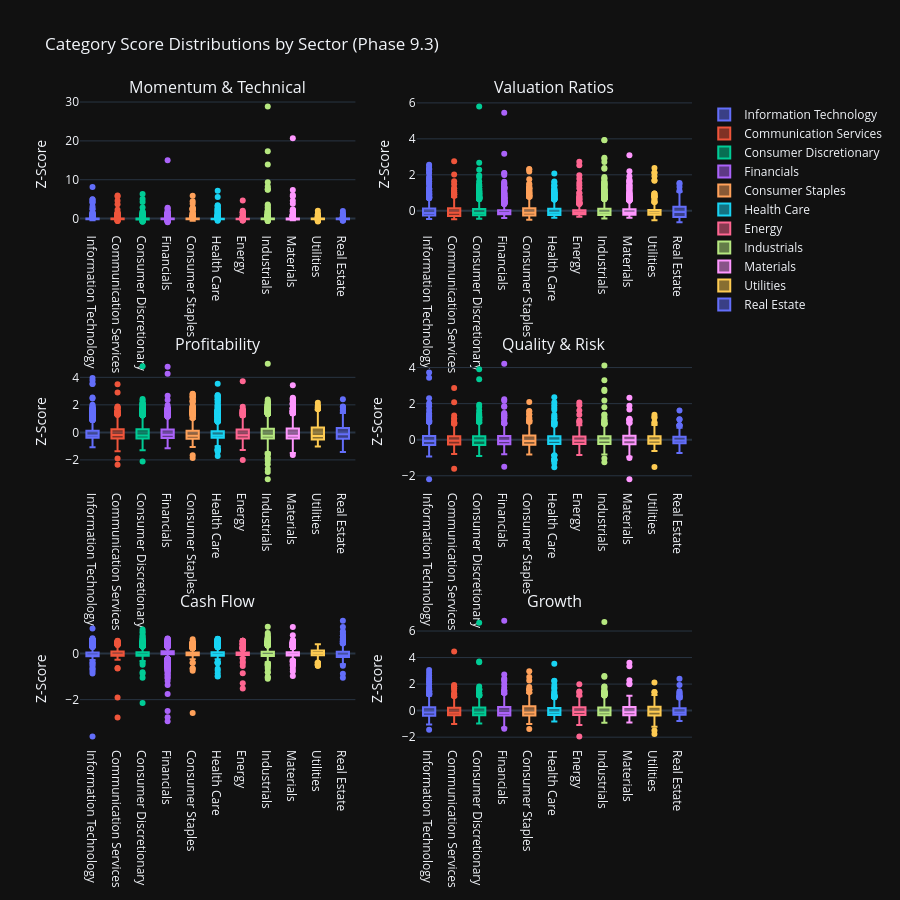

Notebook code cell kept with this figure:
### Code cell
# Visualization 4: Category Distribution Box Plots
print("\n📊 Category Distribution Box Plots:")

# Create box plots for each category showing distribution across sectors
if 'category_score_matrix' in locals() and not category_score_matrix.empty:
    # Add sector information to category scores
    category_scores_with_sector = category_score_matrix.copy()
    category_scores_with_sector['sector'] = all_stocks_scaled['sector'].values

    # Create subplot grid for all categories
    from plotly.subplots import make_subplots
    import math

    categories = [col for col in category_score_matrix.columns]
    n_categories = len(categories)
    n_cols = 2
    n_rows = math.ceil(n_categories / n_cols)

    fig_box = make_subplots(
            rows=n_rows,
            cols=n_cols,
            subplot_titles=categories,
            vertical_spacing=0.2,
            horizontal_spacing=0.1
            )

    for idx, category in enumerate(categories):
        row = idx // n_cols + 1
        col = idx % n_cols + 1

        # Create box plot data for this category
        for sector in category_scores_with_sector['sector'].unique():
            if pd.notna(sector):
                sector_data = category_scores_with_sector[
                    category_scores_with_sector['sector'] == sector
                    ][category].dropna()

                fig_box.add_trace(
                        go.Box(
                                y=sector_data,
                                name=sector,
                                showlegend=(idx == 0),  # Only show legend for first subplot
                                marker_color=px.colors.qualitative.Plotly[
                                    list(category_scores_with_sector['sector'].unique()).index(sector) % 10
                                    ]
                                ),
                        row=row,
                        col=col
                        )

    fig_box.update_layout(
            title_text="Category Score Distributions by Sector (Phase 9.3)",
            height=300 * n_rows,
            showlegend=True
            )

    fig_box.update_yaxes(title_text="Z-Score")

    fig_box.show()
    output_path = eda_output_dir / "phase93_category_distributions_boxplots.html"
    fig_box.write_html(output_path)

    print(f"\n✓ Category distribution box plots complete")
    print(f"  Categories visualized: {n_categories}")
    print(f"  Grid layout: {n_rows}×{n_cols}")
    print(f"  Output: {output_path}")

    # Identify categories with highest variance
    category_variances = category_score_matrix.var().sort_values(ascending=False)
    print(f"\n  📊 Categories with Highest Variance:")
    for category, variance in category_variances.head(5).items():
        print(f"    {category}: {variance:.2f}")
else:
    print("  ⚠️ No category score data available for box plots")

### Figure 1 — Plotly figure (JSON) as saved in the notebook; plotly's stock layout.template omitted (floating-point values rounded to 4 significant figures; data arrays with more than 128 entries replaced by an {"elided": "..."} marker saying what was removed)
{"data": [{"marker": {"color": "#636EFA"}, "name": "Information Technology", "showlegend": true, "y": {"elided": "852 float values"}, "type": "box", "xaxis": "x", "yaxis": "y"}, {"marker": {"color": "#EF553B"}, "name": "Communication Services", "showlegend": true, "y": {"elided": "336 float values"}, "type": "box", "xaxis": "x", "yaxis": "y"}, {"marker": {"color": "#00CC96"}, "name": "Consumer Discretionary", "showlegend": true, "y": {"elided": "819 float values"}, "type": "box", "xaxis": "x", "yaxis": "y"}, {"marker": {"color": "#AB63FA"}, "name": "Financials", "showlegend": true, "y": {"elided": "963 float values"}, "type": "box", "xaxis": "x", "yaxis": "y"}, {"marker": {"color": "#FFA15A"}, "name": "Consumer Staples", "showlegend": true, "y": {"elided": "511 float values"}, "type": "box", "xaxis": "x", "yaxis": "y"}, {"marker": {"color": "#19D3F3"}, "name": "Health Care", "showlegend": true, "y": {"elided": "722 float values"}, "type": "box", "xaxis": "x", "yaxis": "y"}, {"marker": {"color": "#FF6692"}, "name": "Energy", "showlegend": true, "y": {"elided": "291 float values"}, "type": "box", "xaxis": "x", "yaxis": "y"}, {"marker": {"color": "#B6E880"}, "name": "Industrials", "showlegend": true, "y": {"elided": "1338 float values"}, "type": "box", "xaxis": "x", "yaxis": "y"}, {"marker": {"color": "#FF97FF"}, "name": "Materials", "showlegend": true, "y": {"elided": "640 float values"}, "type": "box", "xaxis": "x", "yaxis": "y"}, {"marker": {"color": "#FECB52"}, "name": "Utilities", "showlegend": true, "y": {"elided": "247 float values"}, "type": "box", "xaxis": "x", "yaxis": "y"}, {"marker": {"color": "#636EFA"}, "name": "Real Estate", "showlegend": true, "y": {"elided": "223 float values"}, "type": "box", "xaxis": "x", "yaxis": "y"}, {"marker": {"color": "#636EFA"}, "name": "Information Technology", "showlegend": false, "y": {"elided": "852 float values"}, "type": "box", "xaxis": "x2", "yaxis": "y2"}, {"marker": {"color": "#EF553B"}, "name": "Communication Services", "showlegend": false, "y": {"elided": "336 float values"}, "type": "box", "xaxis": "x2", "yaxis": "y2"}, {"marker": {"color": "#00CC96"}, "name": "Consumer Discretionary", "showlegend": false, "y": {"elided": "819 float values"}, "type": "box", "xaxis": "x2", "yaxis": "y2"}, {"marker": {"color": "#AB63FA"}, "name": "Financials", "showlegend": false, "y": {"elided": "963 float values"}, "type": "box", "xaxis": "x2", "yaxis": "y2"}, {"marker": {"color": "#FFA15A"}, "name": "Consumer Staples", "showlegend": false, "y": {"elided": "511 float values"}, "type": "box", "xaxis": "x2", "yaxis": "y2"}, {"marker": {"color": "#19D3F3"}, "name": "Health Care", "showlegend": false, "y": {"elided": "722 float values"}, "type": "box", "xaxis": "x2", "yaxis": "y2"}, {"marker": {"color": "#FF6692"}, "name": "Energy", "showlegend": false, "y": {"elided": "291 float values"}, "type": "box", "xaxis": "x2", "yaxis": "y2"}, {"marker": {"color": "#B6E880"}, "name": "Industrials", "showlegend": false, "y": {"elided": "1338 float values"}, "type": "box", "xaxis": "x2", "yaxis": "y2"}, {"marker": {"color": "#FF97FF"}, "name": "Materials", "showlegend": false, "y": {"elided": "640 float values"}, "type": "box", "xaxis": "x2", "yaxis": "y2"}, {"marker": {"color": "#FECB52"}, "name": "Utilities", "showlegend": false, "y": {"elided": "247 float values"}, "type": "box", "xaxis": "x2", "yaxis": "y2"}, {"marker": {"color": "#636EFA"}, "name": "Real Estate", "showlegend": false, "y": {"elided": "223 float values"}, "type": "box", "xaxis": "x2", "yaxis": "y2"}, {"marker": {"color": "#636EFA"}, "name": "Information Technology", "showlegend": false, "y": {"elided": "852 float values"}, "type": "box", "xaxis": "x3", "yaxis": "y3"}, {"marker": {"color": "#EF553B"}, "name": "Communication Services", "showlegend": false, "y": {"elided": "336 float values"}, "type": "box", "xaxis": "x3", "yaxis": "y3"}, {"marker": {"color": "#00CC96"}, "name": "Consumer Discretionary", "showlegend": false, "y": {"elided": "819 float values"}, "type": "box", "xaxis": "x3", "yaxis": "y3"}, {"marker": {"color": "#AB63FA"}, "name": "Financials", "showlegend": false, "y": {"elided": "963 float values"}, "type": "box", "xaxis": "x3", "yaxis": "y3"}, {"marker": {"color": "#FFA15A"}, "name": "Consumer Staples", "showlegend": false, "y": {"elided": "511 float values"}, "type": "box", "xaxis": "x3", "yaxis": "y3"}, {"marker": {"color": "#19D3F3"}, "name": "Health Care", "showlegend": false, "y": {"elided": "722 float values"}, "type": "box", "xaxis": "x3", "yaxis": "y3"}, {"marker": {"color": "#FF6692"}, "name": "Energy", "showlegend": false, "y": {"elided": "291 float values"}, "type": "box", "xaxis": "x3", "yaxis": "y3"}, {"marker": {"color": "#B6E880"}, "name": "Industrials", "showlegend": false, "y": {"elided": "1338 float values"}, "type": "box", "xaxis": "x3", "yaxis": "y3"}, {"marker": {"color": "#FF97FF"}, "name": "Materials", "showlegend": false, "y": {"elided": "640 float values"}, "type": "box", "xaxis": "x3", "yaxis": "y3"}, {"marker": {"color": "#FECB52"}, "name": "Utilities", "showlegend": false, "y": {"elided": "247 float values"}, "type": "box", "xaxis": "x3", "yaxis": "y3"}, {"marker": {"color": "#636EFA"}, "name": "Real Estate", "showlegend": false, "y": {"elided": "223 float values"}, "type": "box", "xaxis": "x3", "yaxis": "y3"}, {"marker": {"color": "#636EFA"}, "name": "Information Technology", "showlegend": false, "y": {"elided": "852 float values"}, "type": "box", "xaxis": "x4", "yaxis": "y4"}, {"marker": {"color": "#EF553B"}, "name": "Communication Services", "showlegend": false, "y": {"elided": "336 float values"}, "type": "box", "xaxis": "x4", "yaxis": "y4"}, {"marker": {"color": "#00CC96"}, "name": "Consumer Discretionary", "showlegend": false, "y": {"elided": "819 float values"}, "type": "box", "xaxis": "x4", "yaxis": "y4"}, {"marker": {"color": "#AB63FA"}, "name": "Financials", "showlegend": false, "y": {"elided": "963 float values"}, "type": "box", "xaxis": "x4", "yaxis": "y4"}, {"marker": {"color": "#FFA15A"}, "name": "Consumer Staples", "showlegend": false, "y": {"elided": "511 float values"}, "type": "box", "xaxis": "x4", "yaxis": "y4"}, {"marker": {"color": "#19D3F3"}, "name": "Health Care", "showlegend": false, "y": {"elided": "722 float values"}, "type": "box", "xaxis": "x4", "yaxis": "y4"}, {"marker": {"color": "#FF6692"}, "name": "Energy", "showlegend": false, "y": {"elided": "291 float values"}, "type": "box", "xaxis": "x4", "yaxis": "y4"}, {"marker": {"color": "#B6E880"}, "name": "Industrials", "showlegend": false, "y": {"elided": "1338 float values"}, "type": "box", "xaxis": "x4", "yaxis": "y4"}, {"marker": {"color": "#FF97FF"}, "name": "Materials", "showlegend": false, "y": {"elided": "640 float values"}, "type": "box", "xaxis": "x4", "yaxis": "y4"}, {"marker": {"color": "#FECB52"}, "name": "Utilities", "showlegend": false, "y": {"elided": "247 float values"}, "type": "box", "xaxis": "x4", "yaxis": "y4"}, {"marker": {"color": "#636EFA"}, "name": "Real Estate", "showlegend": false, "y": {"elided": "223 float values"}, "type": "box", "xaxis": "x4", "yaxis": "y4"}, {"marker": {"color": "#636EFA"}, "name": "Information Technology", "showlegend": false, "y": {"elided": "852 float values"}, "type": "box", "xaxis": "x5", "yaxis": "y5"}, {"marker": {"color": "#EF553B"}, "name": "Communication Services", "showlegend": false, "y": {"elided": "336 float values"}, "type": "box", "xaxis": "x5", "yaxis": "y5"}, {"marker": {"color": "#00CC96"}, "name": "Consumer Discretionary", "showlegend": false, "y": {"elided": "819 float values"}, "type": "box", "xaxis": "x5", "yaxis": "y5"}, {"marker": {"color": "#AB63FA"}, "name": "Financials", "showlegend": false, "y": {"elided": "963 float values"}, "type": "box", "xaxis": "x5", "yaxis": "y5"}, {"marker": {"color": "#FFA15A"}, "name": "Consumer Staples", "showlegend": false, "y": {"elided": "511 float values"}, "type": "box", "xaxis": "x5", "yaxis": "y5"}, {"marker": {"color": "#19D3F3"}, "name": "Health Care", "showlegend": false, "y": {"elided": "722 float values"}, "type": "box", "xaxis": "x5", "yaxis": "y5"}, {"marker": {"color": "#FF6692"}, "name": "Energy", "showlegend": false, "y": {"elided": "291 float values"}, "type": "box", "xaxis": "x5", "yaxis": "y5"}, {"marker": {"color": "#B6E880"}, "name": "Industrials", "showlegend": false, "y": {"elided": "1338 float values"}, "type": "box", "xaxis": "x5", "yaxis": "y5"}, {"marker": {"color": "#FF97FF"}, "name": "Materials", "showlegend": false, "y": {"elided": "640 float values"}, "type": "box", "xaxis": "x5", "yaxis": "y5"}, {"marker": {"color": "#FECB52"}, "name": "Utilities", "showlegend": false, "y": {"elided": "247 float values"}, "type": "box", "xaxis": "x5", "yaxis": "y5"}, {"marker": {"color": "#636EFA"}, "name": "Real Estate", "showlegend": false, "y": {"elided": "223 float values"}, "type": "box", "xaxis": "x5", "yaxis": "y5"}, {"marker": {"color": "#636EFA"}, "name": "Information Technology", "showlegend": false, "y": {"elided": "852 float values"}, "type": "box", "xaxis": "x6", "yaxis": "y6"}, {"marker": {"color": "#EF553B"}, "name": "Communication Services", "showlegend": false, "y": {"elided": "336 float values"}, "type": "box", "xaxis": "x6", "yaxis": "y6"}, {"marker": {"color": "#00CC96"}, "name": "Consumer Discretionary", "showlegend": false, "y": {"elided": "819 float values"}, "type": "box", "xaxis": "x6", "yaxis": "y6"}, {"marker": {"color": "#AB63FA"}, "name": "Financials", "showlegend": false, "y": {"elided": "963 float values"}, "type": "box", "xaxis": "x6", "yaxis": "y6"}, {"marker": {"color": "#FFA15A"}, "name": "Consumer Staples", "showlegend": false, "y": {"elided": "511 float values"}, "type": "box", "xaxis": "x6", "yaxis": "y6"}, {"marker": {"color": "#19D3F3"}, "name": "Health Care", "showlegend": false, "y": {"elided": "722 float values"}, "type": "box", "xaxis": "x6", "yaxis": "y6"}, {"marker": {"color": "#FF6692"}, "name": "Energy", "showlegend": false, "y": {"elided": "291 float values"}, "type": "box", "xaxis": "x6", "yaxis": "y6"}, {"marker": {"color": "#B6E880"}, "name": "Industrials", "showlegend": false, "y": {"elided": "1338 float values"}, "type": "box", "xaxis": "x6", "yaxis": "y6"}, {"marker": {"color": "#FF97FF"}, "name": "Materials", "showlegend": false, "y": {"elided": "640 float values"}, "type": "box", "xaxis": "x6", "yaxis": "y6"}, {"marker": {"color": "#FECB52"}, "name": "Utilities", "showlegend": false, "y": {"elided": "247 float values"}, "type": "box", "xaxis": "x6", "yaxis": "y6"}, {"marker": {"color": "#636EFA"}, "name": "Real Estate", "showlegend": false, "y": {"elided": "223 float values"}, "type": "box", "xaxis": "x6", "yaxis": "y6"}], "layout": {"xaxis": {"anchor": "y", "domain": [0.0, 0.45]}, "yaxis": {"anchor": "x", "domain": [0.8, 1.0], "title": {"text": "Z-Score"}}, "xaxis2": {"anchor": "y2", "domain": [0.55, 1.0]}, "yaxis2": {"anchor": "x2", "domain": [0.8, 1.0], "title": {"text": "Z-Score"}}, "xaxis3": {"anchor": "y3", "domain": [0.0, 0.45]}, "yaxis3": {"anchor": "x3", "domain": [0.4, 0.6], "title": {"text": "Z-Score"}}, "xaxis4": {"anchor": "y4", "domain": [0.55, 1.0]}, "yaxis4": {"anchor": "x4", "domain": [0.4, 0.6], "title": {"text": "Z-Score"}}, "xaxis5": {"anchor": "y5", "domain": [0.0, 0.45]}, "yaxis5": {"anchor": "x5", "domain": [0.0, 0.2], "title": {"text": "Z-Score"}}, "xaxis6": {"anchor": "y6", "domain": [0.55, 1.0]}, "yaxis6": {"anchor": "x6", "domain": [0.0, 0.2], "title": {"text": "Z-Score"}}, "annotations": [{"font": {"size": 16}, "showarrow": false, "text": "Momentum & Technical", "x": 0.225, "xanchor": "center", "xref": "paper", "y": 1.0, "yanchor": "bottom", "yref": "paper"}, {"font": {"size": 16}, "showarrow": false, "text": "Valuation Ratios", "x": 0.775, "xanchor": "center", "xref": "paper", "y": 1.0, "yanchor": "bottom", "yref": "paper"}, {"font": {"size": 16}, "showarrow": false, "text": "Profitability", "x": 0.225, "xanchor": "center", "xref": "paper", "y": 0.6, "yanchor": "bottom", "yref": "paper"}, {"font": {"size": 16}, "showarrow": false, "text": "Quality & Risk", "x": 0.775, "xanchor": "center", "xref": "paper", "y": 0.6, "yanchor": "bottom", "yref": "paper"}, {"font": {"size": 16}, "showarrow": false, "text": "Cash Flow", "x": 0.225, "xanchor": "center", "xref": "paper", "y": 0.2, "yanchor": "bottom", "yref": "paper"}, {"font": {"size": 16}, "showarrow": false, "text": "Growth", "x": 0.775, "xanchor": "center", "xref": "paper", "y": 0.2, "yanchor": "bottom", "yref": "paper"}], "title": {"text": "Category Score Distributions by Sector (Phase 9.3)"}, "height": 900, "showlegend": true}}
